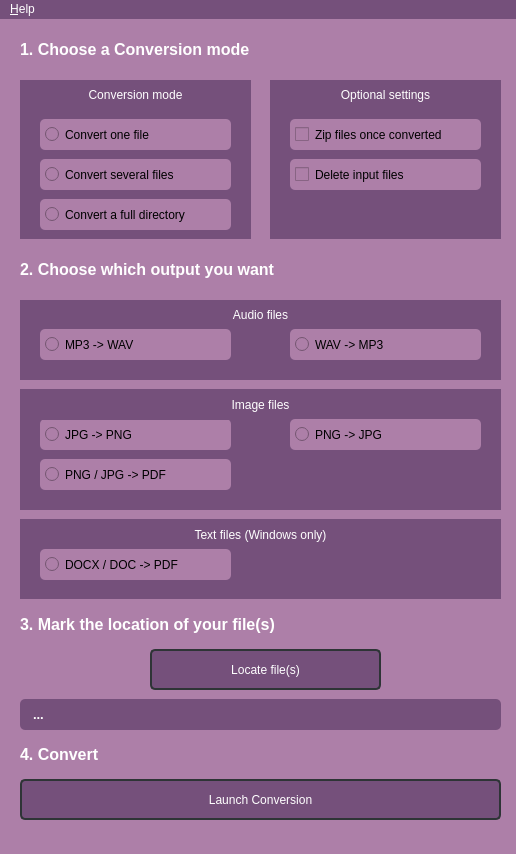
<?xml version="1.0" encoding="UTF-8"?>
<ui version="4.0">
 <class>MainWindow</class>
 <widget class="QMainWindow" name="MainWindow">
  <property name="geometry">
   <rect>
    <x>0</x>
    <y>0</y>
    <width>516</width>
    <height>854</height>
   </rect>
  </property>
  <property name="windowTitle">
   <string>MainWindow</string>
  </property>
  <property name="styleSheet">
   <string notr="true">background-color: rgb(173, 127, 168)</string>
  </property>
  <widget class="QWidget" name="centralwidget">
   <widget class="QLabel" name="label_2">
    <property name="geometry">
     <rect>
      <x>20</x>
      <y>60</y>
      <width>231</width>
      <height>161</height>
     </rect>
    </property>
    <property name="styleSheet">
     <string notr="true">background-color: rgb(117, 80, 123)</string>
    </property>
    <property name="text">
     <string/>
    </property>
   </widget>
   <widget class="QLabel" name="labelConversion">
    <property name="geometry">
     <rect>
      <x>20</x>
      <y>60</y>
      <width>231</width>
      <height>31</height>
     </rect>
    </property>
    <property name="styleSheet">
     <string notr="true">background-color: rgb(117, 80, 123);
color: rgb(255,255,255);</string>
    </property>
    <property name="text">
     <string>Conversion mode</string>
    </property>
    <property name="alignment">
     <set>Qt::AlignCenter</set>
    </property>
   </widget>
   <widget class="QRadioButton" name="convertOne">
    <property name="geometry">
     <rect>
      <x>40</x>
      <y>100</y>
      <width>191</width>
      <height>31</height>
     </rect>
    </property>
    <property name="cursor">
     <cursorShape>PointingHandCursor</cursorShape>
    </property>
    <property name="styleSheet">
     <string notr="true">padding: 5px;

border-radius: 5px;</string>
    </property>
    <property name="text">
     <string>Convert one file</string>
    </property>
   </widget>
   <widget class="QRadioButton" name="convertMany">
    <property name="geometry">
     <rect>
      <x>40</x>
      <y>140</y>
      <width>191</width>
      <height>31</height>
     </rect>
    </property>
    <property name="cursor">
     <cursorShape>PointingHandCursor</cursorShape>
    </property>
    <property name="styleSheet">
     <string notr="true">padding: 5px;

border-radius: 5px;</string>
    </property>
    <property name="text">
     <string>Convert several files</string>
    </property>
   </widget>
   <widget class="QRadioButton" name="convertDir">
    <property name="geometry">
     <rect>
      <x>40</x>
      <y>180</y>
      <width>191</width>
      <height>31</height>
     </rect>
    </property>
    <property name="cursor">
     <cursorShape>PointingHandCursor</cursorShape>
    </property>
    <property name="styleSheet">
     <string notr="true">padding: 5px;

border-radius: 5px;</string>
    </property>
    <property name="text">
     <string>Convert a full directory</string>
    </property>
   </widget>
   <widget class="QLabel" name="label_3">
    <property name="geometry">
     <rect>
      <x>270</x>
      <y>60</y>
      <width>231</width>
      <height>161</height>
     </rect>
    </property>
    <property name="styleSheet">
     <string notr="true">background-color: rgb(117, 80, 123)</string>
    </property>
    <property name="text">
     <string/>
    </property>
   </widget>
   <widget class="QLabel" name="label_options">
    <property name="geometry">
     <rect>
      <x>270</x>
      <y>60</y>
      <width>231</width>
      <height>31</height>
     </rect>
    </property>
    <property name="styleSheet">
     <string notr="true">background-color: rgb(117, 80, 123);
color: rgb(255,255,255);</string>
    </property>
    <property name="text">
     <string>Optional settings</string>
    </property>
    <property name="alignment">
     <set>Qt::AlignCenter</set>
    </property>
   </widget>
   <widget class="QCheckBox" name="checkBoxZIP">
    <property name="geometry">
     <rect>
      <x>290</x>
      <y>100</y>
      <width>191</width>
      <height>31</height>
     </rect>
    </property>
    <property name="cursor">
     <cursorShape>PointingHandCursor</cursorShape>
    </property>
    <property name="styleSheet">
     <string notr="true">padding: 5px;
padding-left: 5px;

border-radius: 5px;
</string>
    </property>
    <property name="text">
     <string>Zip files once converted</string>
    </property>
   </widget>
   <widget class="QCheckBox" name="checkBoxDEL">
    <property name="geometry">
     <rect>
      <x>290</x>
      <y>140</y>
      <width>191</width>
      <height>31</height>
     </rect>
    </property>
    <property name="cursor">
     <cursorShape>PointingHandCursor</cursorShape>
    </property>
    <property name="styleSheet">
     <string notr="true">padding: 5px;
padding-left: 5px;

border-radius: 5px;
</string>
    </property>
    <property name="text">
     <string>Delete input files</string>
    </property>
   </widget>
   <widget class="QLabel" name="label_6">
    <property name="geometry">
     <rect>
      <x>20</x>
      <y>280</y>
      <width>481</width>
      <height>81</height>
     </rect>
    </property>
    <property name="styleSheet">
     <string notr="true">background-color: rgb(117, 80, 123)</string>
    </property>
    <property name="text">
     <string/>
    </property>
   </widget>
   <widget class="QLabel" name="label_audiofiles">
    <property name="geometry">
     <rect>
      <x>20</x>
      <y>280</y>
      <width>481</width>
      <height>31</height>
     </rect>
    </property>
    <property name="styleSheet">
     <string notr="true">background-color: rgb(117, 80, 123);
color: rgb(255,255,255);</string>
    </property>
    <property name="text">
     <string>Audio files</string>
    </property>
    <property name="alignment">
     <set>Qt::AlignCenter</set>
    </property>
   </widget>
   <widget class="QRadioButton" name="mp3TOwav">
    <property name="geometry">
     <rect>
      <x>40</x>
      <y>310</y>
      <width>191</width>
      <height>31</height>
     </rect>
    </property>
    <property name="cursor">
     <cursorShape>PointingHandCursor</cursorShape>
    </property>
    <property name="styleSheet">
     <string notr="true">padding: 5px;

border-radius: 5px;</string>
    </property>
    <property name="text">
     <string>MP3 -&gt; WAV</string>
    </property>
   </widget>
   <widget class="QRadioButton" name="wavTOmp3">
    <property name="geometry">
     <rect>
      <x>290</x>
      <y>310</y>
      <width>191</width>
      <height>31</height>
     </rect>
    </property>
    <property name="cursor">
     <cursorShape>PointingHandCursor</cursorShape>
    </property>
    <property name="styleSheet">
     <string notr="true">padding: 5px;

border-radius: 5px;</string>
    </property>
    <property name="text">
     <string>WAV -&gt; MP3</string>
    </property>
   </widget>
   <widget class="QLabel" name="label_7">
    <property name="geometry">
     <rect>
      <x>20</x>
      <y>370</y>
      <width>481</width>
      <height>121</height>
     </rect>
    </property>
    <property name="styleSheet">
     <string notr="true">background-color: rgb(117, 80, 123)</string>
    </property>
    <property name="text">
     <string/>
    </property>
   </widget>
   <widget class="QRadioButton" name="jpgTOpng">
    <property name="geometry">
     <rect>
      <x>40</x>
      <y>400</y>
      <width>191</width>
      <height>31</height>
     </rect>
    </property>
    <property name="cursor">
     <cursorShape>PointingHandCursor</cursorShape>
    </property>
    <property name="styleSheet">
     <string notr="true">padding: 5px;

border-radius: 5px;</string>
    </property>
    <property name="text">
     <string>JPG -&gt; PNG</string>
    </property>
   </widget>
   <widget class="QLabel" name="label_imageFiles">
    <property name="geometry">
     <rect>
      <x>20</x>
      <y>370</y>
      <width>481</width>
      <height>31</height>
     </rect>
    </property>
    <property name="styleSheet">
     <string notr="true">background-color: rgb(117, 80, 123);
color: rgb(255,255,255);</string>
    </property>
    <property name="text">
     <string>Image files</string>
    </property>
    <property name="alignment">
     <set>Qt::AlignCenter</set>
    </property>
   </widget>
   <widget class="QRadioButton" name="pngTOjpg">
    <property name="geometry">
     <rect>
      <x>290</x>
      <y>400</y>
      <width>191</width>
      <height>31</height>
     </rect>
    </property>
    <property name="cursor">
     <cursorShape>PointingHandCursor</cursorShape>
    </property>
    <property name="styleSheet">
     <string notr="true">padding: 5px;

border-radius: 5px;</string>
    </property>
    <property name="text">
     <string>PNG -&gt; JPG</string>
    </property>
   </widget>
   <widget class="QLabel" name="label_STEP2">
    <property name="geometry">
     <rect>
      <x>20</x>
      <y>220</y>
      <width>481</width>
      <height>61</height>
     </rect>
    </property>
    <property name="font">
     <font>
      <pointsize>12</pointsize>
      <weight>75</weight>
      <italic>false</italic>
      <bold>true</bold>
      <underline>false</underline>
      <strikeout>false</strikeout>
     </font>
    </property>
    <property name="styleSheet">
     <string notr="true">background-color: rgb(173, 127, 168);
color: rgb(255,255,255);</string>
    </property>
    <property name="text">
     <string>2. Choose which output you want</string>
    </property>
    <property name="alignment">
     <set>Qt::AlignLeading|Qt::AlignLeft|Qt::AlignVCenter</set>
    </property>
   </widget>
   <widget class="QLabel" name="label_STEP1">
    <property name="geometry">
     <rect>
      <x>20</x>
      <y>0</y>
      <width>481</width>
      <height>61</height>
     </rect>
    </property>
    <property name="font">
     <font>
      <pointsize>12</pointsize>
      <weight>75</weight>
      <italic>false</italic>
      <bold>true</bold>
      <underline>false</underline>
      <strikeout>false</strikeout>
     </font>
    </property>
    <property name="styleSheet">
     <string notr="true">background-color: rgb(173, 127, 168);
color: rgb(255,255,255);</string>
    </property>
    <property name="text">
     <string>1. Choose a Conversion mode</string>
    </property>
    <property name="alignment">
     <set>Qt::AlignLeading|Qt::AlignLeft|Qt::AlignVCenter</set>
    </property>
   </widget>
   <widget class="QRadioButton" name="allTOpdf">
    <property name="geometry">
     <rect>
      <x>40</x>
      <y>440</y>
      <width>191</width>
      <height>31</height>
     </rect>
    </property>
    <property name="cursor">
     <cursorShape>PointingHandCursor</cursorShape>
    </property>
    <property name="styleSheet">
     <string notr="true">padding: 5px;

border-radius: 5px;</string>
    </property>
    <property name="text">
     <string>PNG / JPG -&gt; PDF</string>
    </property>
   </widget>
   <widget class="QLabel" name="label_11">
    <property name="geometry">
     <rect>
      <x>20</x>
      <y>500</y>
      <width>481</width>
      <height>81</height>
     </rect>
    </property>
    <property name="styleSheet">
     <string notr="true">background-color: rgb(117, 80, 123)</string>
    </property>
    <property name="text">
     <string/>
    </property>
   </widget>
   <widget class="QLabel" name="label_textFiles">
    <property name="geometry">
     <rect>
      <x>20</x>
      <y>500</y>
      <width>481</width>
      <height>31</height>
     </rect>
    </property>
    <property name="styleSheet">
     <string notr="true">background-color: rgb(117, 80, 123);
color: rgb(255,255,255);</string>
    </property>
    <property name="text">
     <string>Text files (Windows only)</string>
    </property>
    <property name="alignment">
     <set>Qt::AlignCenter</set>
    </property>
   </widget>
   <widget class="QRadioButton" name="docTOpdf">
    <property name="geometry">
     <rect>
      <x>40</x>
      <y>530</y>
      <width>191</width>
      <height>31</height>
     </rect>
    </property>
    <property name="cursor">
     <cursorShape>PointingHandCursor</cursorShape>
    </property>
    <property name="styleSheet">
     <string notr="true">padding: 5px;

border-radius: 5px;</string>
    </property>
    <property name="text">
     <string>DOCX / DOC -&gt; PDF</string>
    </property>
   </widget>
   <widget class="QLabel" name="label_STEP4">
    <property name="geometry">
     <rect>
      <x>20</x>
      <y>710</y>
      <width>481</width>
      <height>51</height>
     </rect>
    </property>
    <property name="font">
     <font>
      <pointsize>12</pointsize>
      <weight>75</weight>
      <italic>false</italic>
      <bold>true</bold>
      <underline>false</underline>
      <strikeout>false</strikeout>
     </font>
    </property>
    <property name="styleSheet">
     <string notr="true">background-color: rgb(173, 127, 168);
color: rgb(255,255,255);</string>
    </property>
    <property name="text">
     <string>4. Convert</string>
    </property>
    <property name="alignment">
     <set>Qt::AlignLeading|Qt::AlignLeft|Qt::AlignVCenter</set>
    </property>
   </widget>
   <widget class="QPushButton" name="pushButton_LAUNCH">
    <property name="geometry">
     <rect>
      <x>20</x>
      <y>760</y>
      <width>481</width>
      <height>41</height>
     </rect>
    </property>
    <property name="cursor">
     <cursorShape>PointingHandCursor</cursorShape>
    </property>
    <property name="styleSheet">
     <string notr="true">background-color: rgb(117, 80, 123);
color: rgb(255,255,255);
border: 2px solid rgb(46, 52, 54);
border-radius: 5px;</string>
    </property>
    <property name="text">
     <string>Launch Conversion</string>
    </property>
   </widget>
   <widget class="QLabel" name="label_STEP3">
    <property name="geometry">
     <rect>
      <x>20</x>
      <y>580</y>
      <width>481</width>
      <height>51</height>
     </rect>
    </property>
    <property name="font">
     <font>
      <pointsize>12</pointsize>
      <weight>75</weight>
      <italic>false</italic>
      <bold>true</bold>
      <underline>false</underline>
      <strikeout>false</strikeout>
     </font>
    </property>
    <property name="styleSheet">
     <string notr="true">background-color: rgb(173, 127, 168);
color: rgb(255,255,255);</string>
    </property>
    <property name="text">
     <string>3. Mark the location of your file(s)</string>
    </property>
    <property name="alignment">
     <set>Qt::AlignLeading|Qt::AlignLeft|Qt::AlignVCenter</set>
    </property>
   </widget>
   <widget class="QPushButton" name="pushButton_LOCATE">
    <property name="geometry">
     <rect>
      <x>150</x>
      <y>630</y>
      <width>231</width>
      <height>41</height>
     </rect>
    </property>
    <property name="cursor">
     <cursorShape>PointingHandCursor</cursorShape>
    </property>
    <property name="styleSheet">
     <string notr="true">background-color: rgb(117, 80, 123);
color: rgb(255,255,255);
border: 2px solid rgb(46, 52, 54);
border-radius: 5px;</string>
    </property>
    <property name="text">
     <string>Locate file(s)</string>
    </property>
   </widget>
   <widget class="QLabel" name="label_PATH">
    <property name="geometry">
     <rect>
      <x>20</x>
      <y>680</y>
      <width>481</width>
      <height>31</height>
     </rect>
    </property>
    <property name="font">
     <font>
      <pointsize>10</pointsize>
      <weight>75</weight>
      <italic>false</italic>
      <bold>true</bold>
      <underline>false</underline>
      <strikeout>false</strikeout>
     </font>
    </property>
    <property name="cursor">
     <cursorShape>ForbiddenCursor</cursorShape>
    </property>
    <property name="styleSheet">
     <string notr="true">background-color: rgb(117, 80, 123);
color: rgb(255,255,255);
border-radius: 5px;

padding-left: 10px;</string>
    </property>
    <property name="text">
     <string>...</string>
    </property>
    <property name="alignment">
     <set>Qt::AlignLeading|Qt::AlignLeft|Qt::AlignVCenter</set>
    </property>
   </widget>
  </widget>
  <widget class="QMenuBar" name="menubar">
   <property name="geometry">
    <rect>
     <x>0</x>
     <y>0</y>
     <width>516</width>
     <height>22</height>
    </rect>
   </property>
   <property name="styleSheet">
    <string notr="true">background-color: rgb(117, 80, 123);
color: rgb(255, 255, 255);</string>
   </property>
   <widget class="QMenu" name="menuAide">
    <property name="title">
     <string>&amp;Help</string>
    </property>
    <addaction name="actionShow_help"/>
   </widget>
   <addaction name="menuAide"/>
  </widget>
  <widget class="QStatusBar" name="statusbar"/>
  <action name="actionShow_help">
   <property name="text">
    <string>Show help</string>
   </property>
  </action>
 </widget>
 <resources/>
 <connections/>
</ui>
